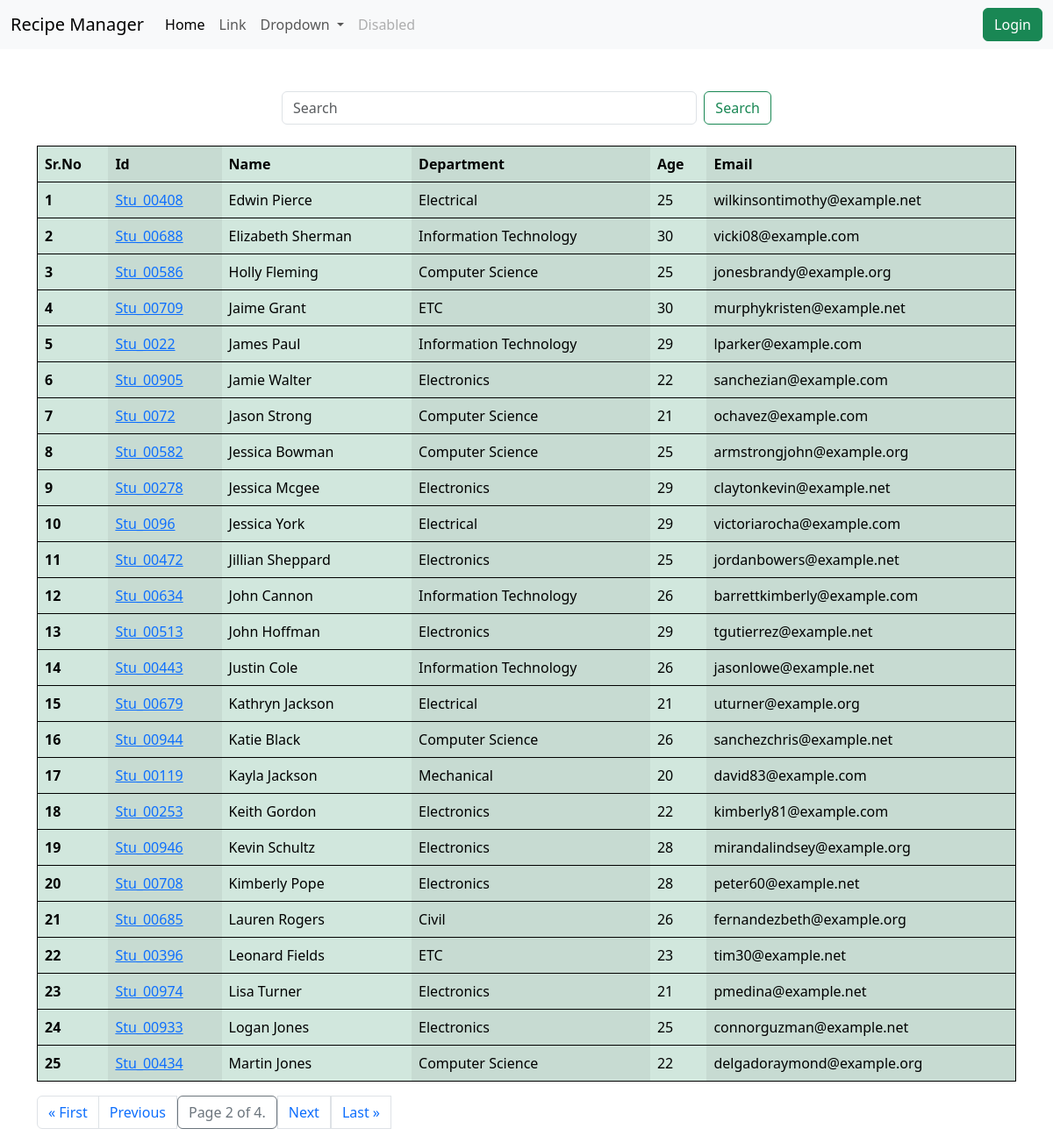
Screenshot of /students/?page=2 with the database file from the repository.
### veggie/models.py (models this page shows, shortened)
class Student(models.Model):
    department = models.ForeignKey(Department, related_name="depart",on_delete=models.CASCADE)
    student_id = models.OneToOneField(StudentID, related_name="studentid",on_delete=models.CASCADE)
    student_name = models.CharField(max_length=100)
    student_email = models.EmailField (unique=True)
    student_age = models.IntegerField(default=18)
    student_address = models.TextField()
    is_deleted = models.BooleanField(default=False)
    objects = StudentsManager()
    admin_objects = models.Manager()
    class Meta:
        ordering = ['student_name']
        verbose_name = "student"

class StudentID(models.Model):
    student_id = models.CharField(max_length=100)
    def __str__(self):
        return self.student_id

class Department(models.Model):
    department = models.CharField(max_length=100)
    class Meta:
        ordering = ['department']

### veggie/views.py (the view, shortened to what this page needs)
# urls.py: path('students/', get_student, name="get_student"),
def get_student(request):
    students = Student.objects.all()
    paginator = Paginator(students, 25)  # Show 25 contacts per page.
    page_number = request.GET.get("page")
    page_obj = paginator.get_page(page_number)
    context = {
        "students" : page_obj,
    }
    return render(request, 'report/students.html', context)

### veggie/models.py (called while the page is built)
    def get_queryset(self):
        return super().get_queryset().filter(is_deleted=False)

### veggie/templates/report/students.html
{% extends 'base.html' %}
{% block body %}
<div class="container mt-5">
    <form class="mx-auto mb-4 col-md-6" role="search" style="display: flex; justify-content: center;">
        <input class="form-control me-2" type="search" name="search" placeholder="Search" aria-label="Search">
        <button class="btn btn-outline-success" type="submit">Search</button>
    </form>
    <table class="table table-success table-striped-columns">
        <thead>
          <tr>
            <th scope="col">Sr.No</th>
            <th scope="col">Id</th>
            <th scope="col">Name</th>
            <th scope="col">Department</th>
            <th scope="col">Age</th>
            <th scope="col">Email</th>
          </tr>
        </thead>
        <tbody>
        {% for student in students %}
          <tr>
            <th scope="row">{{forloop.counter}}</th>
            <td>
              <a href="{% url 'see_marks' student.student_id %}">
              {{student.student_id}}</a></td>
            <td>{{student.student_name}}</td>
            <td>{{student.department.department}}</td>
            <td>{{student.student_age}}</td>
            <td>{{student.student_email}}</td>
          </tr>
        {% endfor %}
        </tbody>
      </table>
      <nav aria-label="Page navigation example">
      <ul class="pagination">
            {% if students.has_previous %}
            <li class="page-item"><a class="page-link" href="?page=1">&laquo; First</a></li>
            <li class="page-item"><a class="page-link" href="?page={{ students.previous_page_number }}">Previous</a></li>
            {% endif %}
            <li class="current page-item btn btn-outline-secondary" disable>
                Page {{ students.number }} of {{ students.paginator.num_pages }}.
            </li>
            {% if students.has_next %}
            <li class="page-item"></li><a class="page-link" href="?page={{ students.next_page_number }}">Next</a></li>
            <li class="page-item"></li><a class="page-link" href="?page={{ students.paginator.num_pages }}">Last &raquo;</a></li>
            {% endif %}
    </ul>
    </nav>
</div>
{% endblock %}

### home/templates/base.html (style rules this page uses)
.table { border: 1px solid black; }

### rows the page displays
Student: student_id "Stu_00408", student_name "Edwin Pierce", department.department "Electrical", student_age "25", student_email "wilkinsontimothy@example.net"
Student: student_id "Stu_00688", student_name "Elizabeth Sherman", department.department "Information Technology", student_age "30", student_email "vicki08@example.com"
Student: student_id "Stu_00586", student_name "Holly Fleming", department.department "Computer Science", student_age "25", student_email "jonesbrandy@example.org"
Student: student_id "Stu_00709", student_name "Jaime Grant", department.department "ETC", student_age "30", student_email "murphykristen@example.net"
Student: student_id "Stu_0022", student_name "James Paul", department.department "Information Technology", student_age "29", student_email "lparker@example.com"
Student: student_id "Stu_00905", student_name "Jamie Walter", department.department "Electronics", student_age "22", student_email "sanchezian@example.com"
Student: student_id "Stu_0072", student_name "Jason Strong", department.department "Computer Science", student_age "21", student_email "ochavez@example.com"
Student: student_id "Stu_00582", student_name "Jessica Bowman", department.department "Computer Science", student_age "25", student_email "armstrongjohn@example.org"
Student: student_id "Stu_00278", student_name "Jessica Mcgee", department.department "Electronics", student_age "29", student_email "claytonkevin@example.net"
Student: student_id "Stu_0096", student_name "Jessica York", department.department "Electrical", student_age "29", student_email "victoriarocha@example.com"
Student: student_id "Stu_00472", student_name "Jillian Sheppard", department.department "Electronics", student_age "25", student_email "jordanbowers@example.net"
Student: student_id "Stu_00634", student_name "John Cannon", department.department "Information Technology", student_age "26", student_email "barrettkimberly@example.com"
Student: student_id "Stu_00513", student_name "John Hoffman", department.department "Electronics", student_age "29", student_email "tgutierrez@example.net"
Student: student_id "Stu_00443", student_name "Justin Cole", department.department "Information Technology", student_age "26", student_email "jasonlowe@example.net"
Student: student_id "Stu_00679", student_name "Kathryn Jackson", department.department "Electrical", student_age "21", student_email "uturner@example.org"
Student: student_id "Stu_00944", student_name "Katie Black", department.department "Computer Science", student_age "26", student_email "sanchezchris@example.net"
Student: student_id "Stu_00119", student_name "Kayla Jackson", department.department "Mechanical", student_age "20", student_email "david83@example.com"
Student: student_id "Stu_00253", student_name "Keith Gordon", department.department "Electronics", student_age "22", student_email "kimberly81@example.com"
Student: student_id "Stu_00946", student_name "Kevin Schultz", department.department "Electronics", student_age "28", student_email "mirandalindsey@example.org"
Student: student_id "Stu_00708", student_name "Kimberly Pope", department.department "Electronics", student_age "28", student_email "peter60@example.net"
Student: student_id "Stu_00685", student_name "Lauren Rogers", department.department "Civil", student_age "26", student_email "fernandezbeth@example.org"
Student: student_id "Stu_00396", student_name "Leonard Fields", department.department "ETC", student_age "23", student_email "tim30@example.net"
Student: student_id "Stu_00974", student_name "Lisa Turner", department.department "Electronics", student_age "21", student_email "pmedina@example.net"
Student: student_id "Stu_00933", student_name "Logan Jones", department.department "Electronics", student_age "25", student_email "connorguzman@example.net"
Student: student_id "Stu_00434", student_name "Martin Jones", department.department "Computer Science", student_age "22", student_email "delgadoraymond@example.org"

### other values shown
{{ students.number }} "2"
{{ students.paginator.num_pages }} "4"
